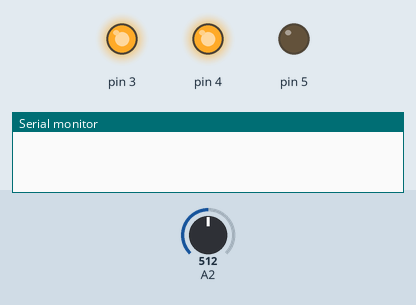
This sketch was run on a simulated Arduino Uno, built with avr-gcc and run on an emulated ATmega328P. On the bench: output pins drawn as LEDs (lit = HIGH), the last lines printed to the serial monitor. The test bench sets the inputs (shaded band); at power-on: A2 = 512.

Above: at 0.5 s.
At 11.0 s:
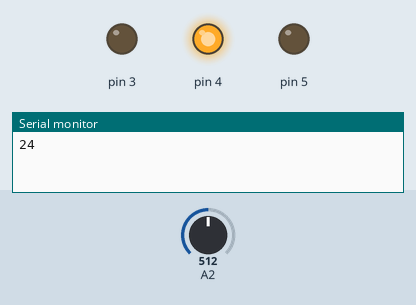
Timing chart, 0 to 24.2 s (numbered marks = the images above):
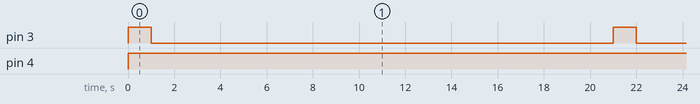

Measured:
- by itself, pin 3: alternates HIGH for 1.0 s and LOW for 20.0 s
- by itself, pin 4: LOW → HIGH at 0.00 s

The sketch:

senseor_temperatura_seria.ino
```cpp
#include <Thermistor.h> //INCLUSÃO DA BIBLIOTECA

Thermistor temp(2); //VARIÁVEL DO TIPO THERMISTOR, INDICANDO O PINO ANALÓGICO (A2) EM QUE O TERMISTOR ESTÁ CONECTADO
int offset = 0;
void setup() {
  Serial.begin(9600);
  pinMode(3, OUTPUT);
  pinMode(4, OUTPUT);
  pinMode(5, OUTPUT);
}
void loop() {
  if(Serial.available()){
     String x =  Serial.readString();
     offset = x.toInt();
     Serial.print("Recebendo offset.. ");
     Serial.print(offset);
     Serial.print("\n");
  }
  int temperature = temp.getTemp()+offset; //Recebendo temperatura

  if(temperature > 28){
     digitalWrite(3, HIGH);
     digitalWrite(4, LOW);
     digitalWrite(5, LOW);
  }else if(temperature > 20 && temperature<=27){
     digitalWrite(3, LOW);
     digitalWrite(4, HIGH);
     digitalWrite(5, LOW);
  }else if(temperature <= 20){
     digitalWrite(3, LOW);
     digitalWrite(4, LOW);
     digitalWrite(5, HIGH);
  }
  digitalWrite(3, HIGH);
  delay(1000);
  digitalWrite(3, LOW);

  Serial.println(temperature);           //retorna o que foi lido
  delay(20000);
}
```
